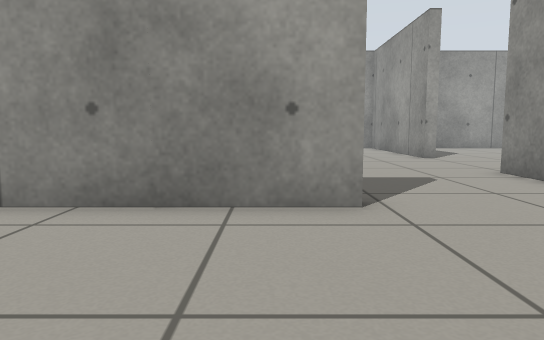
view 1 (above)

16 first-person views from a walk through a world built for the Gazebo simulator. The camera is 0.5 m above the floor, tilts 6° down and sees 70° across. The floor is counted in squares, 0.5 m on a side. Each view is taken from the middle of a square. On the plan, view 1 faces up. The plan holds only what a view shows up to about 13 squares ahead; the rest is blank.

view 2
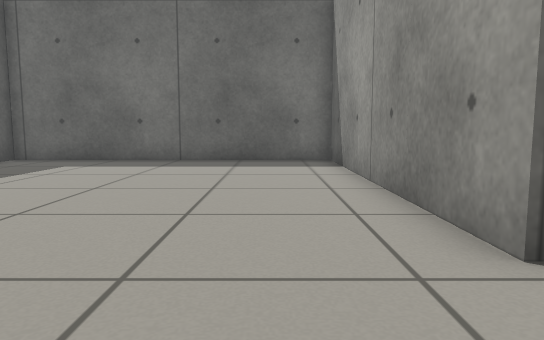

view 3
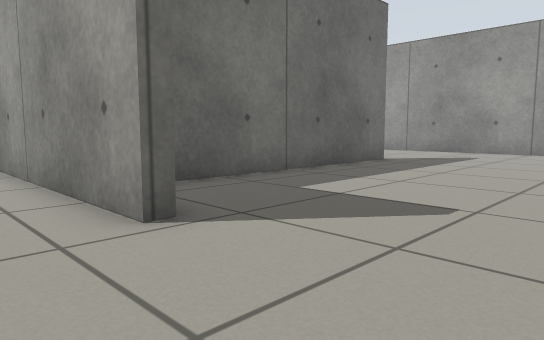

view 4
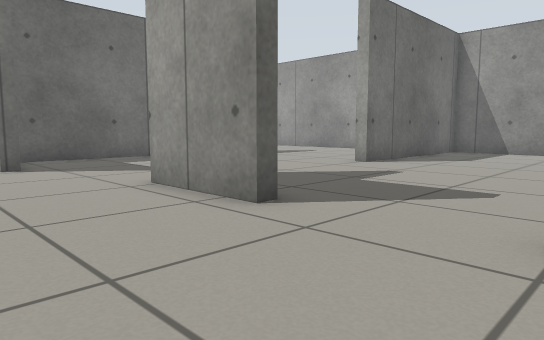

view 5
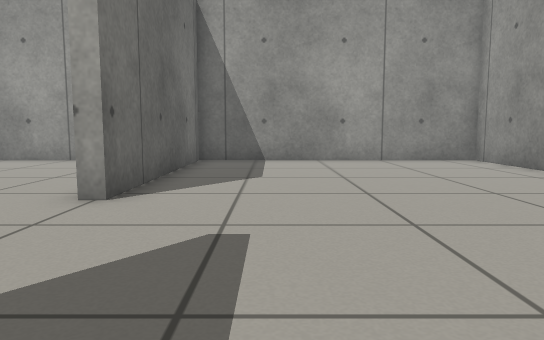

view 6
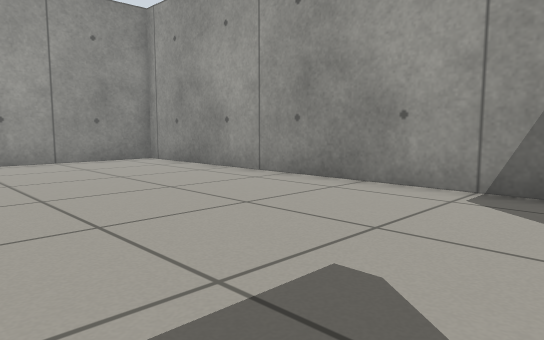

view 7
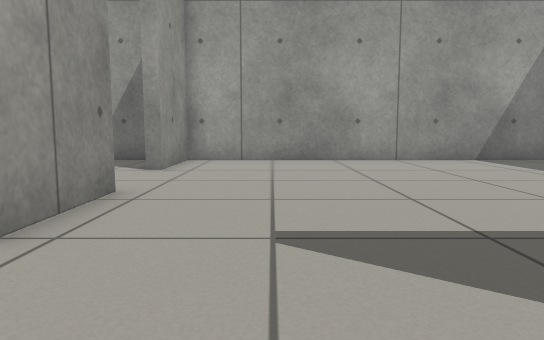

view 8
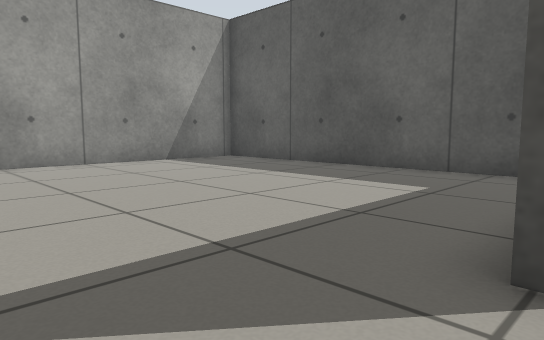

view 9
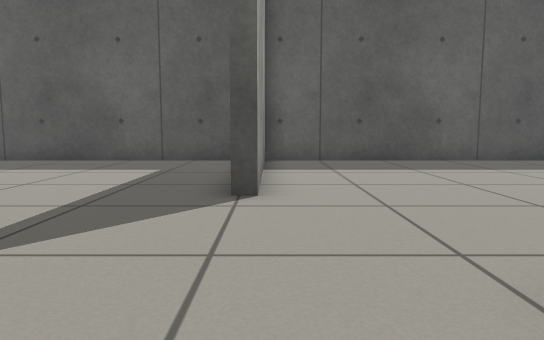

view 10
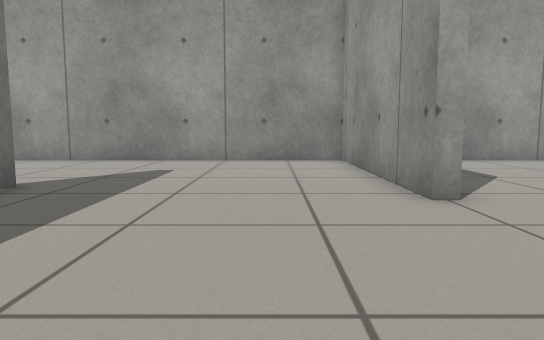

view 11
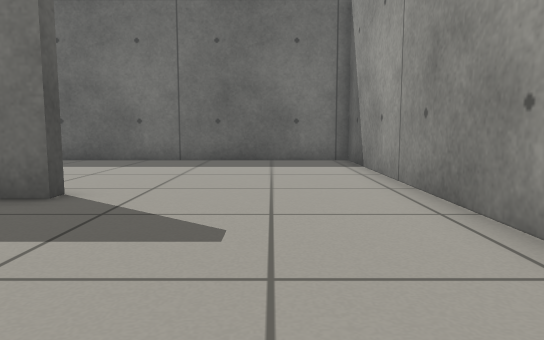

view 12
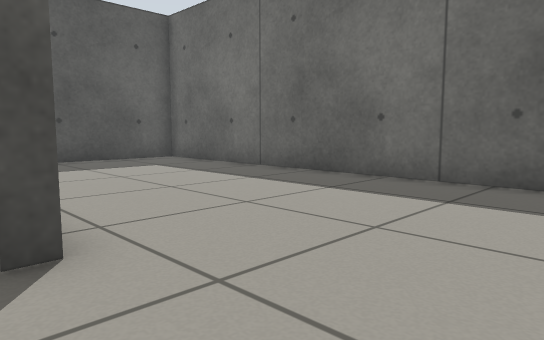

view 13
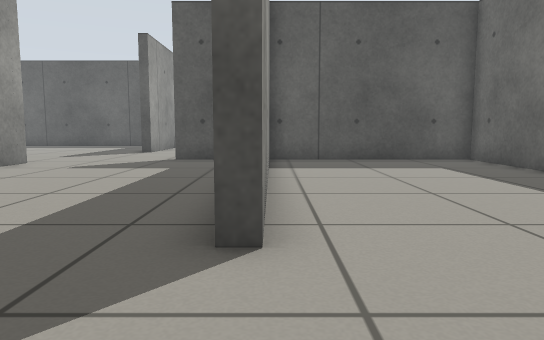

view 14
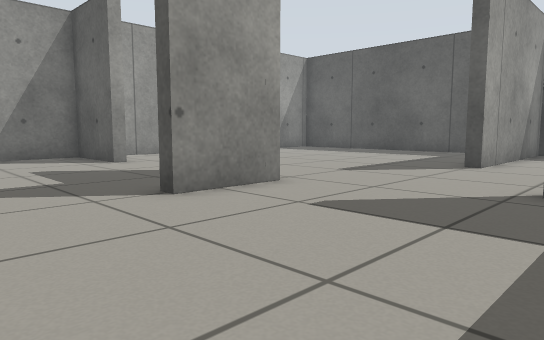

view 15
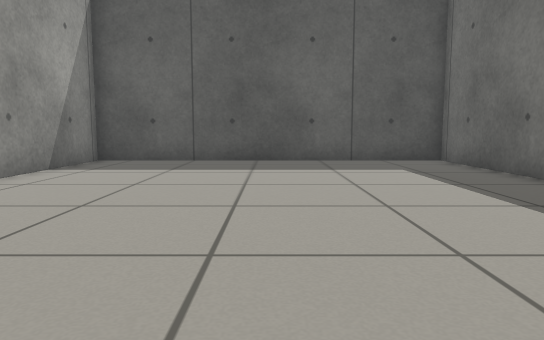

view 16
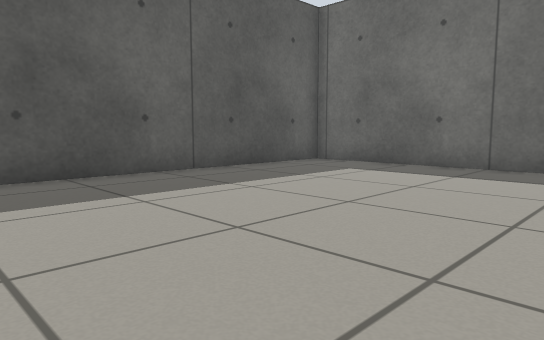

### Floor plan
Ten units are one square. View 1 is at (0, 0); x grows to the right and y downward. Boxes are objects, and circles mark ways between rooms. Rooms are numbered by the first view taken in them; rooms with no view inside come last. Other rooms are left out.
<svg viewBox="-90 -210 240 268">
<path fill="none" stroke="#000" d="M12 -49 -85 -49 -85 53 32 53 32 -12M82 -70 82 -65 53 -65 53 -89 58 -89M-1 -53 12 -53 12 -49M-19 -95 -19 -148 -15 -148 -15 -59M-19 -65 -19 -70M32 -12 36 -12M145 -76 145 -205 57 -205 57 -134 53 -134 53 -205 -85 -205 -85 -53 -19 -53M36 6 36 53 145 53 145 -67 116 -67 116 -71 140 -71"/>
<circle cx="20" cy="-30" r="3" fill="#2a7"/>
<text x="-30" y="10">1</text>
<text x="50" y="-90">2</text>
</svg>
Room 1 opens to room 2.

Where each view was taken, in squares from view 1:
view 1: 0 up, 0 right, facing up
view 2: 3 up, 4 right, facing left
view 3: 3 up, 5 right, facing up-left
view 4: 3 up, 12 right, facing up-left
view 5: 8 up, 8 right, facing up
view 6: 8 up, 8 right, facing up-right
view 7: 4 up, 2 right, facing right
view 8: 4 up, 3 right, facing down-right
view 9: 7 up, 3 right, facing down
view 10: 8 up, 3 right, facing up
view 11: 18 up, 4 right, facing left
view 12: 18 up, 1 left, facing down-left
view 13: 18 up, 2 left, facing down
view 14: 12 up, 0 right, facing down-right
view 15: 7 up, 9 right, facing down
view 16: 3 up, 2 right, facing down-left
